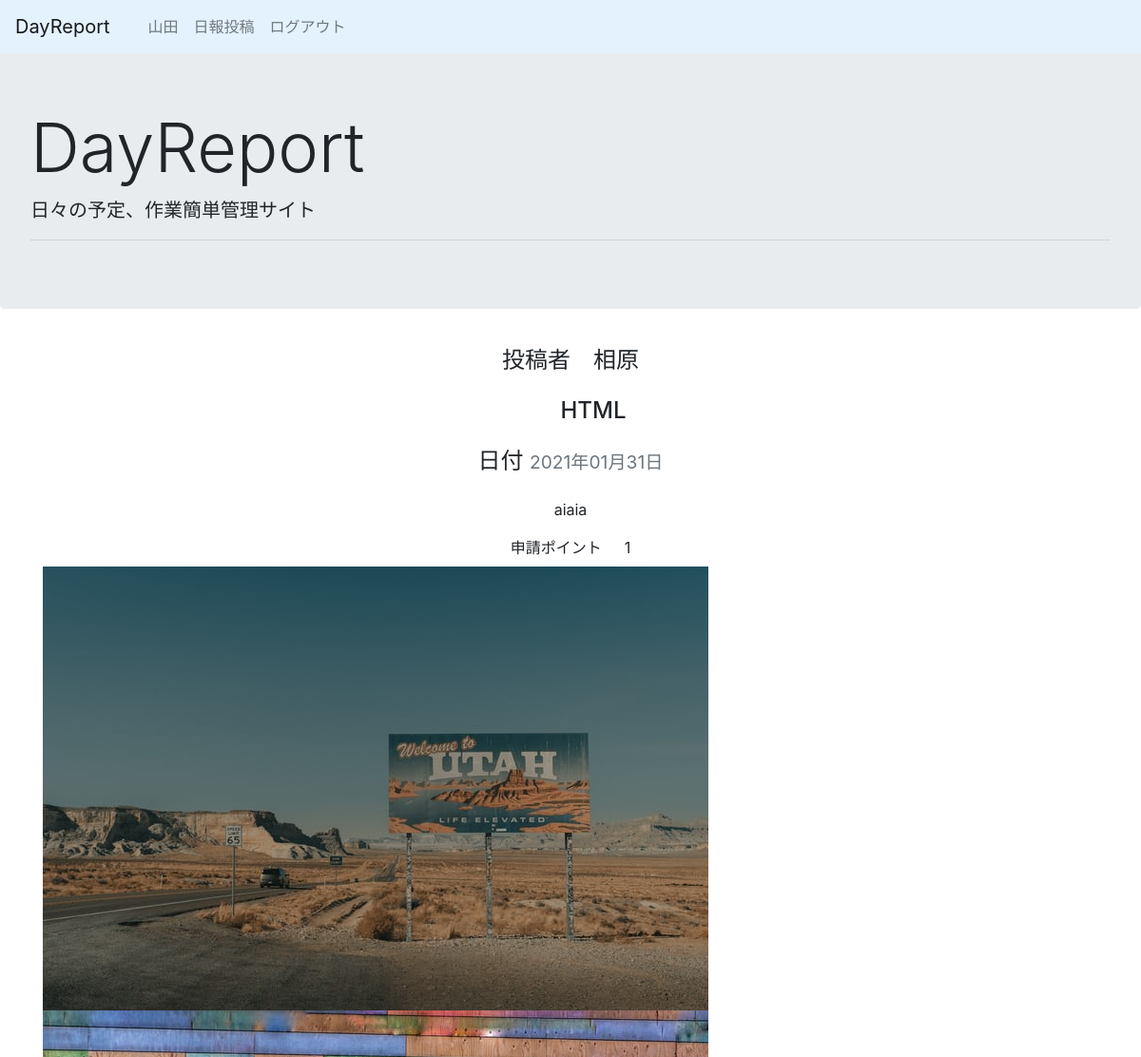
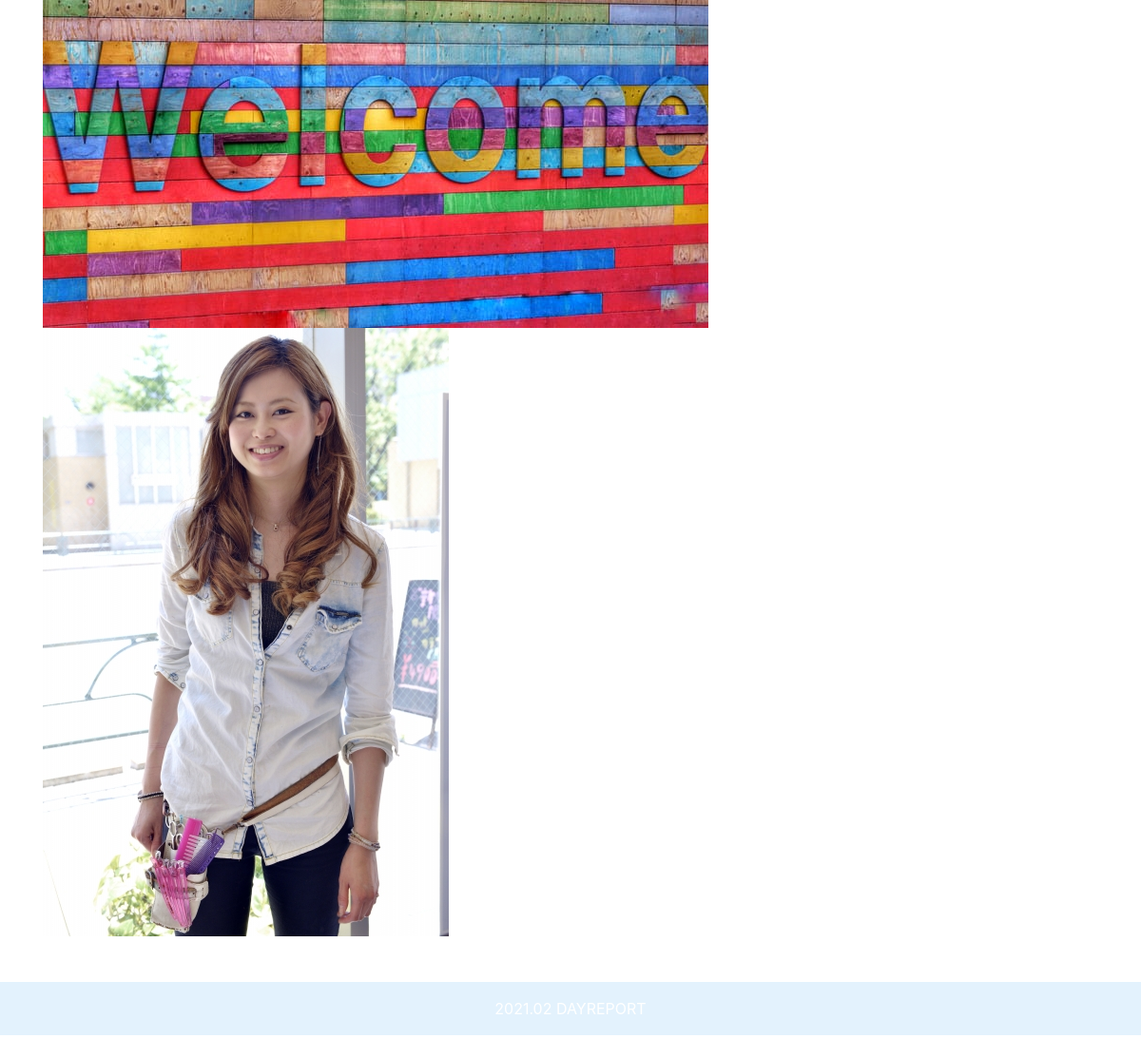
The page /diary/done/detail/7/ (signed in) on the database its author committed (2 pictures, top to bottom).
### diary/models.py (models this page shows, shortened)
class Done(models.Model):
  category_list = models.ForeignKey(
    CategoryList, verbose_name="カテゴリリスト", on_delete=models.CASCADE)
  text = models.CharField('やったこと', max_length=100, blank=False)
  point = models.CharField('ポイント', choices=NUM_CHOICES, max_length=3)
  confirmation = models.BooleanField(default=False)
  author = models.ForeignKey(get_user_model(), on_delete=models.CASCADE)
  created_at = models.DateTimeField('日付', default=timezone.now)

class CategoryList(models.Model):
  name = models.CharField('カテゴリ', max_length=30)
  def __str__(self):
    return self.name

class File(models.Model):
  src = models.FileField('添付ファイル')
  target = models.ForeignKey(
    Done, related_name="se_done", verbose_name='紐つぐ記事',
    blank=True, null=True,
    on_delete=models.SET_NULL
  )

### diary/views.py (the view)
# urls.py: path('done/detail/<int:pk>/', views.done_detail, name='done_detail')
@login_required
def done_detail(request, pk):
  done = get_object_or_404(Done,pk=pk)
  context = {
    'done': done
  }
  return render(request, 'diary/done_detail.html', context)

### diary/templates/diary/done_detail.html (shortened to what this page needs)
{% extends 'diary/base.html' %}
{% block content %}
<div class="d-flex flex-column text-center">
  <div class="p-2"><h4><span class="detail_notice_user mr-4">投稿者</span>{{ done.author.username}}<small class="text-muted"></small></h4></div>
  <div class="p-2"><h4><span class="detail_category ml-5">{{done.category_list}}</span></h4></div>
  <div class="p-2"><h4>日付 <small class="text-muted">{{ done.created_at|date:'Y年m月j日'}}</small></h4></div>
  <div class="p-2">{{ done.text }}</div>
  <div class="p-2"><span class="detail_point">申請ポイント</span><span class="point_name ml-4">{{ done.point }}</span></div>
</div>
  {% for file in done.se_done.all %}
    <img class="rounded-0 img-size img-fluid" src="{{ file.src.url }}" alt="Edgy image">
  {% endfor %}
{% endblock %}

### diary/templates/diary/base.html (shortened to what this page needs)
<!doctype html>
{% load static %}
{% load sass_tags %}
<html lang="ja">
  <head>
    <link rel="stylesheet" href="https://maxcdn.bootstrapcdn.com/bootstrap/4.0.0-beta.2/css/bootstrap.min.css">
    <link rel="stylesheet" href="{% sass_src 'css/diary.scss' %}" type="text/css">
  </head>
  <body>
    <div class='fixed-top'>
      <nav class="navbar navbar-expand-lg navbar-light" style="background-color: #e3f2fd;">
        <a class="navbar-brand title_color" href="{% url 'diary:index' %}"><span class="title_color">DayReport</span></a>
        <div class="collapse navbar-collapse" id="navbarSupportedContent">
          <ul class="navbar-nav mr-auto">
            <li class="nav-item active">
              <a class="nav-link" href="#"><span class="sr-only">{{ user.id }}</span></a>
            </li>
            <li class="nav-item">
              <a class="nav-link" href="{% url 'diary:index' %}">{{ user.username }}</a>
            </li>
            <li class="nav-item">
              <a class="nav-link" href="{% url 'diary:add_post' %}">日報投稿</a>
            </li>
            <li class="nav-item">
              <a class="nav-link" href="{% url 'report:logout' %}">ログアウト</a>
            </li>
          </ul>
        </div>
      </nav>
    </div>
      <div class="jumbotron">
        <h1 class="mt-5 display-3">DayReport</h1>
        <p class="lead">日々の予定、作業簡単管理サイト</p>
        <hr class="my-2">
      </div>
    <div class="container">
      {% block content %}
      {% endblock %}
    </div>
    <footer class="text-white text-center py-3"style="background-color: #e3f2fd;">
    </footer>
  </body>
</html>

### rows shown on the page
Done: author.username "相原", category_list "HTML", created_at "2021年01月31日", text "aiaia", point "1"
File: src (picture)
File: src (picture)
File: src (picture)

### other values the page prints
{{ user.username }} "山田"
